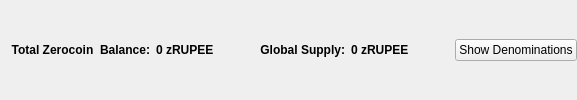
                       <widget class="QFrame" name="balanceSupplyFrame">
                        <layout class="QHBoxLayout" name="horizontalLayout_2" stretch="0,0,0,1,0">
                         <property name="rightMargin">
                          <number>0</number>
                         </property>
                         <item>
                          <layout class="QHBoxLayout" name="horizontalLayout_34">
                           <item>
                            <widget class="QLabel" name="labelzAvailableText_3">
                             <property name="font">
                              <font>
                               <weight>75</weight>
                               <bold>true</bold>
                              </font>
                             </property>
                             <property name="toolTip">
                              <string>Total Balance including unconfirmed and immature zRUPEE</string>
                             </property>
                             <property name="text">
                              <string>Total Zerocoin  Balance:</string>
                             </property>
                             <property name="alignment">
                              <set>Qt::AlignRight|Qt::AlignTrailing|Qt::AlignVCenter</set>
                             </property>
                            </widget>
                           </item>
                           <item>
                            <widget class="QLabel" name="labelzAvailableAmount_4">
                             <property name="minimumSize">
                              <size>
                               <width>40</width>
                               <height>0</height>
                              </size>
                             </property>
                             <property name="font">
                              <font>
                               <weight>75</weight>
                               <bold>true</bold>
                              </font>
                             </property>
                             <property name="toolTip">
                              <string>Total Balance including unconfirmed and immature zRUPEE</string>
                             </property>
                             <property name="text">
                              <string>0 zRUPEE</string>
                             </property>
                             <property name="alignment">
                              <set>Qt::AlignLeading|Qt::AlignLeft|Qt::AlignVCenter</set>
                             </property>
                            </widget>
                           </item>
                          </layout>
                         </item>
                         <item>
                          <spacer name="horizontalSpacer_32">
                           <property name="orientation">
                            <enum>Qt::Horizontal</enum>
                           </property>
                           <property name="sizeHint" stdset="0">
                            <size>
                             <width>40</width>
                             <height>20</height>
                            </size>
                           </property>
                          </spacer>
                         </item>
                         <item>
                          <layout class="QHBoxLayout" name="horizontalLayout_35">
                           <item>
                            <widget class="QLabel" name="labelZsupplyText_2">
                             <property name="font">
                              <font>
                               <weight>75</weight>
                               <bold>true</bold>
                              </font>
                             </property>
                             <property name="text">
                              <string>Global Supply:</string>
                             </property>
                             <property name="alignment">
                              <set>Qt::AlignRight|Qt::AlignTrailing|Qt::AlignVCenter</set>
                             </property>
                            </widget>
                           </item>
                           <item>
                            <widget class="QLabel" name="labelZsupplyAmount_2">
                             <property name="font">
                              <font>
                               <weight>75</weight>
                               <bold>true</bold>
                              </font>
                             </property>
                             <property name="text">
                              <string>0 zRUPEE</string>
                             </property>
                            </widget>
                           </item>
                          </layout>
                         </item>
                         <item>
                          <spacer name="horizontalSpacer_31">
                           <property name="orientation">
                            <enum>Qt::Horizontal</enum>
                           </property>
                           <property name="sizeHint" stdset="0">
                            <size>
                             <width>40</width>
                             <height>20</height>
                            </size>
                           </property>
                          </spacer>
                         </item>
                         <item>
                          <widget class="QPushButton" name="pushButtonShowDenoms">
                           <property name="toolTip">
                            <string>Show zRUPEE denominations list</string>
                           </property>
                           <property name="text">
                            <string>Show Denominations</string>
                           </property>
                          </widget>
                         </item>
                        </layout>
                       </widget>
